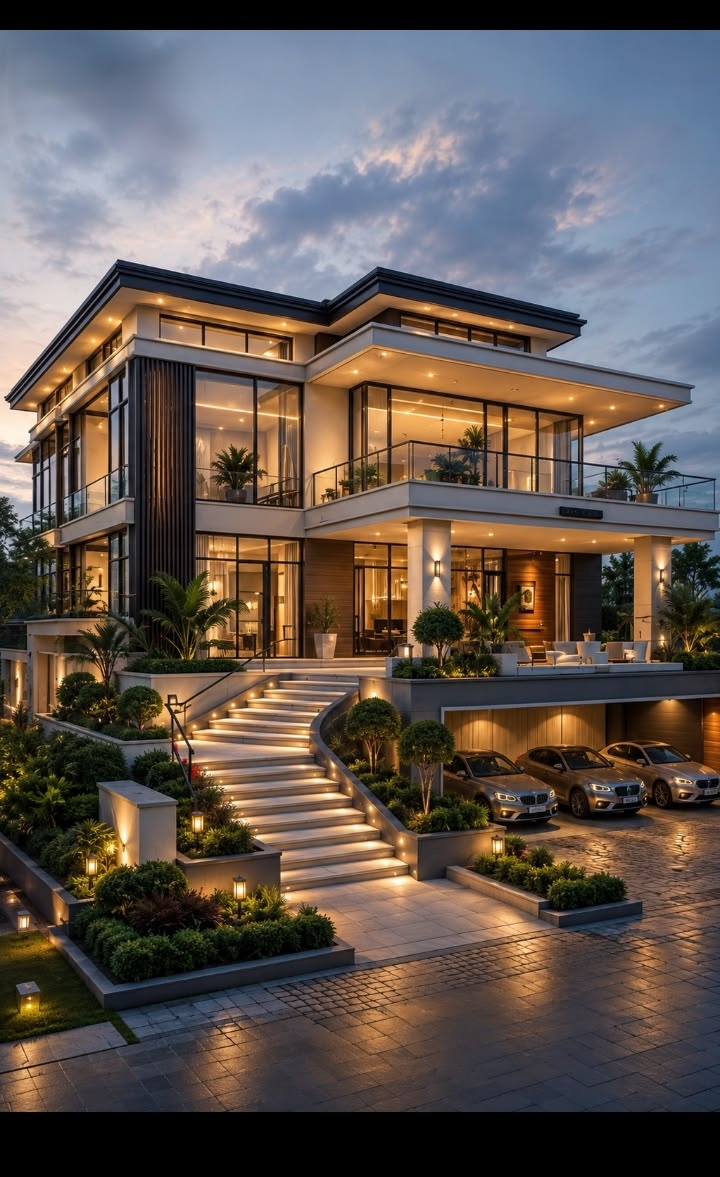
#> input picture mentor-meet/opencv-learning/Photos/Home.jpg, 720 x 1177 px
$ python -i edge_detectors.py   (imports and definitions only)
#> lines starting #> are read from the running program, lines starting #| are printed output that depends on the picture
#> further down, picture is the input picture: shape (1177, 720, 3); mean B, G, R 81.6, 87.3, 97.5
### mentor-meet/opencv-learning/filterings.py
import cv2 as cv
import numpy as np

# Gray scale conversion
def gray_scale(img):
    gray = cv.cvtColor(img, cv.COLOR_BGR2GRAY)
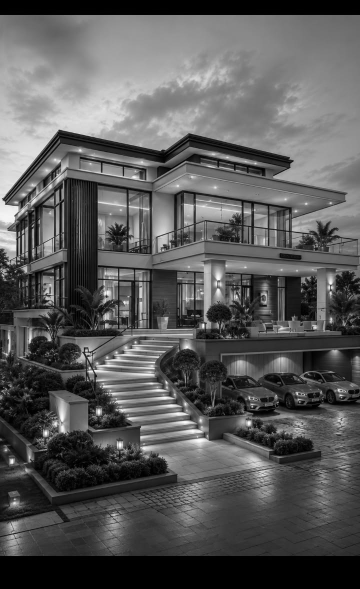
#> gray: shape (1177, 720) (shown at 1/2 size); min 0, max 253, mean 89.7
    return gray

# Gaussian Blur
def gaussian_blur_image(img, ksize=(7,7)):
    blur = cv.GaussianBlur(img, ksize, sigmaX=5, sigmaY=5, borderType=cv.BORDER_DEFAULT)
    return blur

#Filter 2D
# [8 lines left out: function filter_2D, not called in this run]

#Blur
def blur_image(img, ksize=(7,7)):
    blur = cv.blur(img, ksize)
    return blur

#Sharpen
# [8 lines left out: function sharpen_image, not called in this run]

### mentor-meet/opencv-learning/edge_detectors.py
import cv2 as cv
import numpy as np
import filterings

#sobel Edge detection
def sobel_edge_detectors(img):
    gray_img = filterings.gray_scale(img)
    sobel_x = cv.Sobel(gray_img,cv.CV_64F,1,0,ksize=3)
    sobel_y = cv.Sobel(gray_img,cv.CV_64F,0,1,ksize=5)
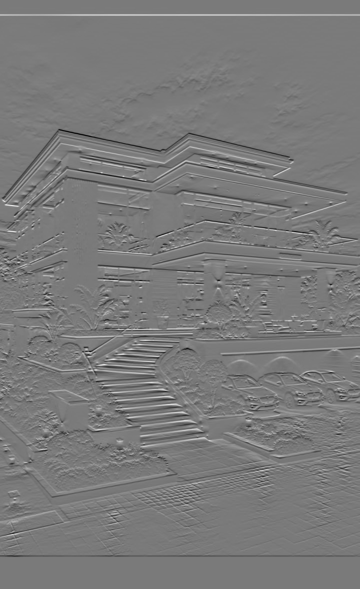
#> sobel_y: shape (1177, 720) float64 (shown at 1/2 size); min -8438, max 9131, mean 0; drawn with min black and max white

    abs_sobel_x = cv.convertScaleAbs(sobel_x)
    abs_sobel_y = cv.convertScaleAbs(sobel_y)

    combined_addWeight = cv.addWeighted(abs_sobel_x,0.5,abs_sobel_y,0.5,0)
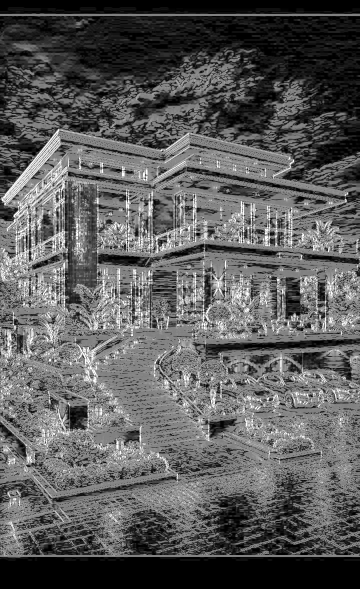
#> combined_addWeight: shape (1177, 720) (shown at 1/2 size); min 0, max 255, mean 92
    coimbined_magitude = cv.magnitude(sobel_x,sobel_y)
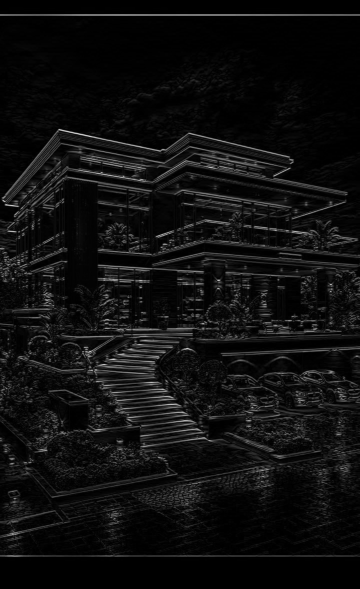
#> coimbined_magitude: shape (1177, 720) float64 (shown at 1/2 size); min 0, max 9131, mean 551.9; drawn with min black and max white
    abs_combined_magnitude = cv.convertScaleAbs(coimbined_magitude)
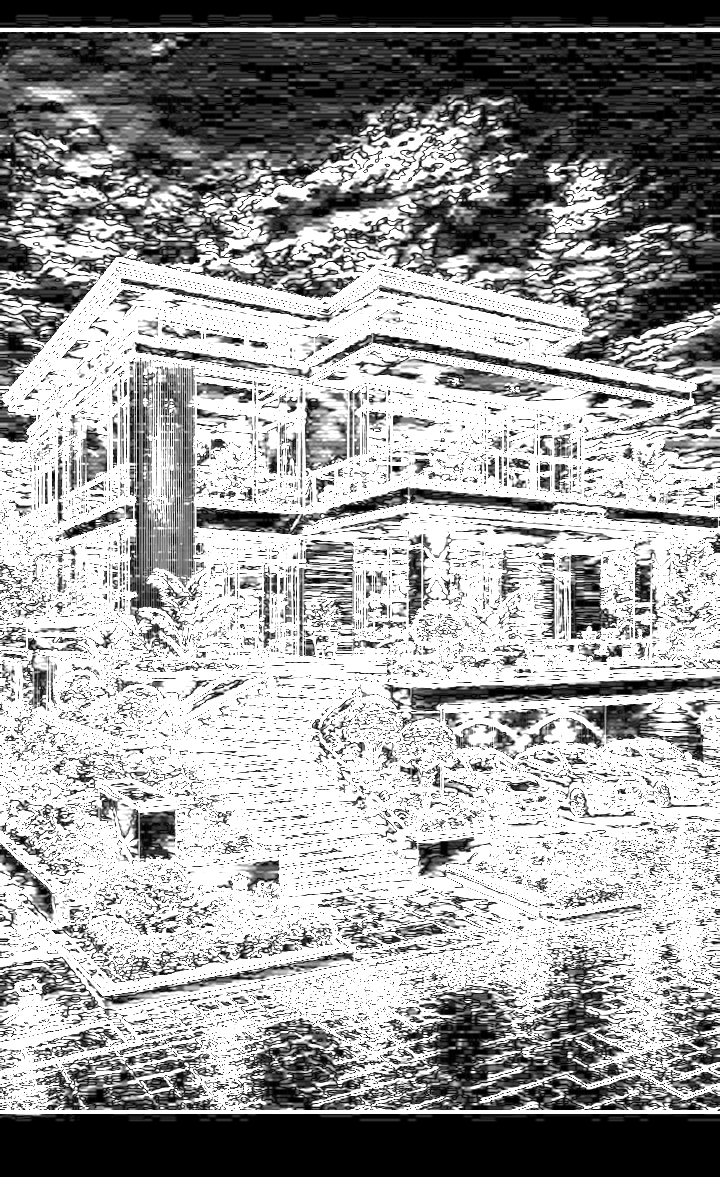
#> abs_combined_magnitude: shape (1177, 720); min 0, max 255, mean 158.6

    # cv.imshow("Sobel X",sobel_x)
    # cv.imshow("Sobel Y",sobel_y)
    # cv.imshow("Combined",combined_addWeight)
    cv.imshow("Magnitude",abs_combined_magnitude)

#laplacian edge detection
# [23 lines left out: functions laplacian_edge_detectors, canny_edge_detectors, canny_edge_detectors_video, not called in this run]

>>> import cv2
>>> picture = cv2.imread('Photos/Home.jpg')
>>> result = sobel_edge_detectors(picture)
